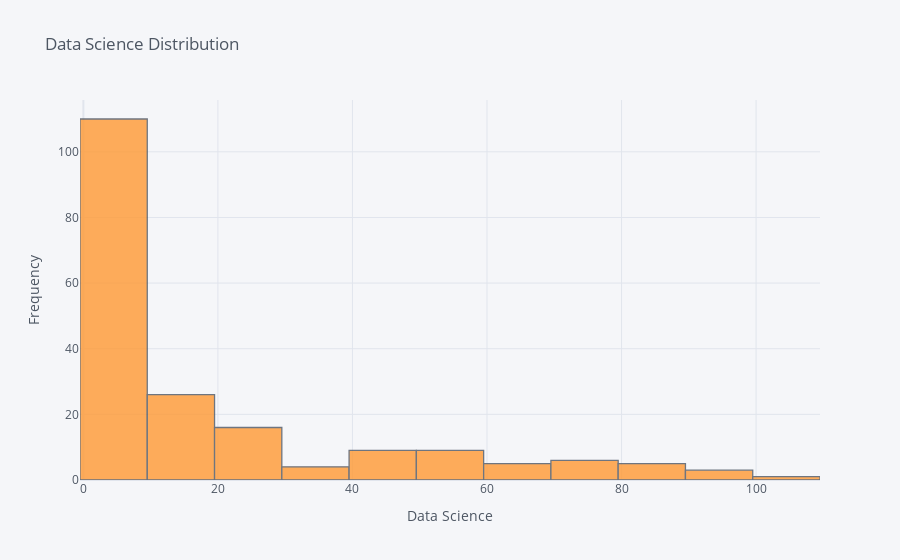

The notebook cell saved with this chart:
### Markdown cell above
Improve the histogram

### Code cell
df['data science'].iplot(kind='hist', title='Data Science Distribution', xTitle = 'Data Science', yTitle='Frequency')

### Figure 1 — Plotly figure (JSON) as saved in the notebook; plotly's stock layout.template omitted (floating-point values rounded to 4 significant figures; data arrays with more than 128 entries replaced by an {"elided": "..."} marker saying what was removed)
{"data": [{"histfunc": "count", "histnorm": "", "marker": {"color": "rgba(255, 153, 51, 1.0)", "line": {"color": "#4D5663", "width": 1.3}}, "name": "data science", "opacity": 0.8, "orientation": "v", "type": "histogram", "x": {"elided": "194 int values"}}], "layout": {"barmode": "overlay", "legend": {"bgcolor": "#F5F6F9", "font": {"color": "#4D5663"}}, "paper_bgcolor": "#F5F6F9", "plot_bgcolor": "#F5F6F9", "title": {"font": {"color": "#4D5663"}, "text": "Data Science Distribution"}, "xaxis": {"gridcolor": "#E1E5ED", "showgrid": true, "tickfont": {"color": "#4D5663"}, "title": {"font": {"color": "#4D5663"}, "text": "Data Science"}, "zerolinecolor": "#E1E5ED"}, "yaxis": {"gridcolor": "#E1E5ED", "showgrid": true, "tickfont": {"color": "#4D5663"}, "title": {"font": {"color": "#4D5663"}, "text": "Frequency"}, "zerolinecolor": "#E1E5ED"}}}
